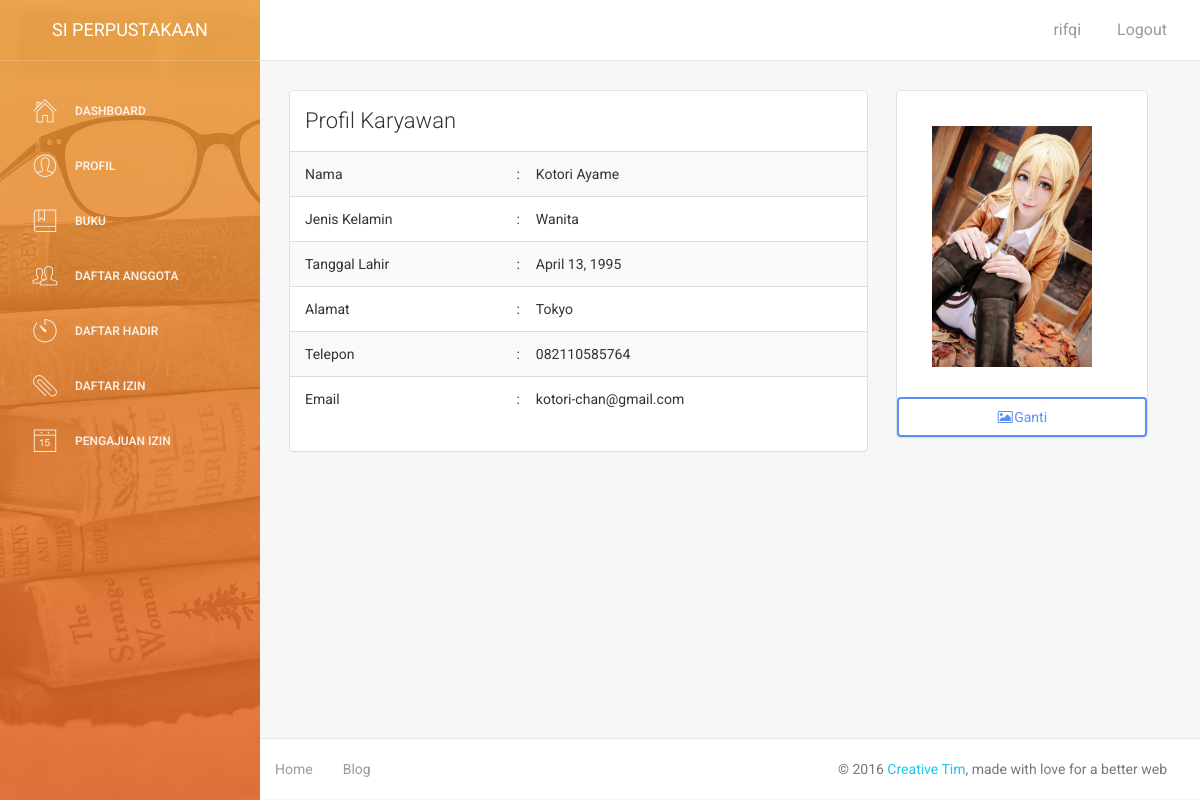
The app's page /profil_karyawan/ (signed in) with its own data.
### karyawan/models.py (models this page shows, shortened)
class biodata_karyawan(models.Model):
	JENIS_KELAMIN_CHOICE = {
		('Pria','pria'),
		('Wanita','wanita')
	}
	nama_karyawan = models.CharField(max_length = 100)
	jenis_kelamin = models.CharField(max_length = 15, choices = JENIS_KELAMIN_CHOICE)
	tgl_lahir = models.DateField()
	alamat = models.TextField()
	no_telepon = models.CharField(max_length=12)
	email = models.EmailField()
	foto_karyawan = models.ImageField(upload_to = "upload")

### karyawan/views.py (the view)
# urls.py: url(r'^profil_karyawan/', karyawan_views.profil_karyawan),
@login_required(login_url = settings.LOGIN_KARYAWAN_URL)
def profil_karyawan(request):
	karyawan = biodata_karyawan.objects.get(id=request.session['karyawan_id'])
	return render(request, 'profil_karyawan.html',{'karyawan':karyawan})

### karyawan/templates/profil_karyawan.html (shortened to what this page needs)
{% extends "base-karyawan.html" %}
{% load staticfiles %}
{% block content %}
<div class="col-md-8">
    <div class="card">
        <div class="header">
            <h4 class="title">Profil Karyawan</h4>
        </div>
        <div class="content table-responsive table-full-width">
            <table class="table table-hover table-striped">
				<tbody>
					<tr>
						<td>Nama</td>
						<td style="width: 10px;">:</td>
						<td>{{ karyawan.nama_karyawan }}</td>
					</tr>
					<tr>
						<td>Jenis Kelamin</td>
						<td style="width: 10px;">:</td>
						<td>{{ karyawan.jenis_kelamin }}</td>
					</tr>
					<tr>
						<td>Tanggal Lahir</td>
						<td style="width: 10px;">:</td>
						<td>{{ karyawan.tgl_lahir }}</td>
					</tr>
					<tr>
						<td>Alamat</td>
						<td style="width: 10px;">:</td>
						<td>{{ karyawan.alamat }}</td>
					</tr>
					<tr>
						<td>Telepon</td>
						<td style="width: 10px;">:</td>
						<td>{{ karyawan.no_telepon }}</td>
					</tr>
					<tr>
						<td>Email</td>
						<td style="width: 10px;">:</td>
						<td>{{ karyawan.email }}</td>
					</tr>
				</tbody>
			</table>
		</div>
	</div>
</div>
<div class="col-md-4">
	<div class="card card-user" style="width:250px;">
		<div class="content">
				<div id="foto-karyawan">
					<img  src="/media/{{ karyawan.foto_karyawan }}" style="width:200px; padding:20px;">
				</div>
		</div>
			<button id="ganti-foto-button" class="btn btn-primary btn-xm btn-block" data-toggle="modal" data-target="#gantiFotoModal"><i class="fa fa-photo"></i>Ganti</button>
	</div>
</div>
{% endblock %}

### templates/base-karyawan.html (shortened to what this page needs)
{% load staticfiles %}
<!DOCTYPE html>
<html lang="en">
<head>
    {% include "head.html" %}
</head>
<body>
<div class="wrapper">
    <div class="sidebar" data-color="orange" data-image="{% static 'img/stack-of-books.jpg' %}">
<div class="sidebar-wrapper">
            <div class="logo">
                <a href="/profil_karyawan/" class="simple-text">
                    SI Perpustakaan
                </a>
            </div>
            <ul class="nav">
                <li>
                    <a href="/dashboard/">
                        <i class="pe-7s-home"></i>
                        <p>Dashboard</p>
                    </a>
                </li>
                <li>
                    <a href="/profil_karyawan/">
                        <i class="pe-7s-user"></i>
                        <p>Profil</p>
                    </a>
                </li>
                <li>
                    <a href="/tampil_tabel/">
                        <i class="pe-7s-notebook"></i>
                        <p>Buku</p>
                    </a>
                </li>
                <li>
                    <a href="/daftar_anggota/">
                        <i class="pe-7s-users"></i>
                        <p>Daftar Anggota</p>
                    </a>
                </li>
                <li>
                    <a href="/daftar_hadir/">
                        <i class="pe-7s-timer"></i>
                        <p>Daftar hadir</p>
                    </a>
                </li>
                <li>
                    <a href="/daftar_izin/">
                        <i class="pe-7s-paperclip"></i>
                        <p>Daftar Izin</p>
                    </a>
                </li>
                <li>
                    <a href="/pengajuan_izin/">
                        <i class="pe-7s-date"></i>
                        <p>Pengajuan izin</p>
                    </a>
                </li>
            </ul>
        </div>
    </div>
    <div class="main-panel">
        <nav class="navbar navbar-default navbar-fixed">
            <div class="container-fluid">
                <div class="collapse navbar-collapse">
                    <ul class="nav navbar-nav navbar-right">
                        {% if request.user.is_authenticated %}
                            <li><a href="">{{ request.session.username }}</a></li>
                            <li><a href="/logout_karyawan/">Logout</a></li>
                        {% endif %}
                    </ul>
                </div>
            </div>
        </nav>
        <div class="content">
            <div class="container-fluid">
                <div class="row">
                    {% block content %}
                    {% endblock %}
                </div>
            </div>
        </div>
        <footer class="footer">
            <div class="container-fluid">
                <nav class="pull-left">
                    <ul>
                        <li>
                            <a href="/">
                                Home
                            </a>
                        </li>
                        <li>
                            <a href="#">
                                Blog
                            </a>
                        </li>
                    </ul>
                </nav>
                <p class="copyright pull-right">
                    &copy; 2016 <a href="http://www.creative-tim.com">Creative Tim</a>, made with love for a better web
                </p>
            </div>
        </footer>
    </div>
</div>
</body>
</html>

### records on screen
biodata_karyawan: nama_karyawan "Kotori Ayame", jenis_kelamin "Wanita", tgl_lahir "April 13, 1995", alamat "Tokyo", no_telepon "082110585764", email "kotori-chan@gmail.com", foto_karyawan (picture)

### other values on screen
{{ request.session.username }} "rifqi"
